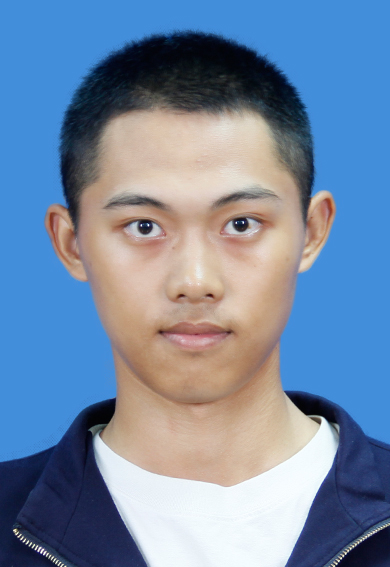
%> input picture P图区/证件picture.jpg, 390 x 567 px
$ octave Duhuangxiang.m   (GNU Octave 9; MATLAB toolbox functions it lacks are replaced by stand-ins)
%> lines starting %> are read from the running program, lines starting %| are printed output that depends on the picture
clear all;clc;close all;
img = imread('证件picture.jpg');
%> img is the input picture: size 567x390x3 uint8; mean R, G, B 115.9, 137.3, 165
% my picture is named lenna.bmp while yours may be not
I = rgb2gray(img);
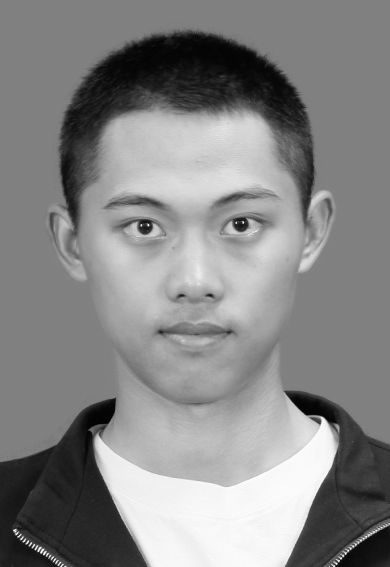
%> I: size 567x390 uint8; min 2, max 255, mean 134.1
% Attention: we use the axis off to get rid of the axis.
figure(1),image(I); %equals to imagesc(I,[1 64]);you can try it.
colorbar,title('show by image in figure1');axis off;
%> after `axis off`:
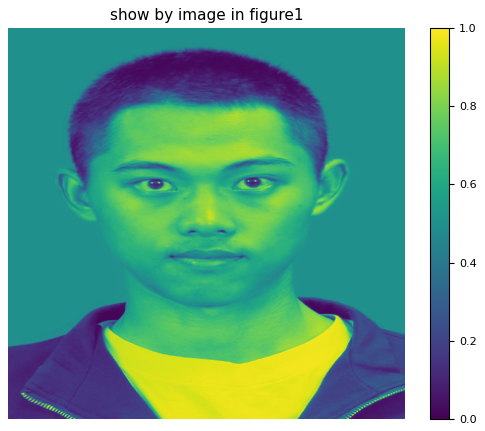
%> figure redrawn from the program's plot data
figure(2),imagesc(I);
%equals to imagesc(I,[min(I(:)) max(I(:))]);you can try it.
colorbar,title('show by imagesc in figure2');axis off;
%> after `axis off`:
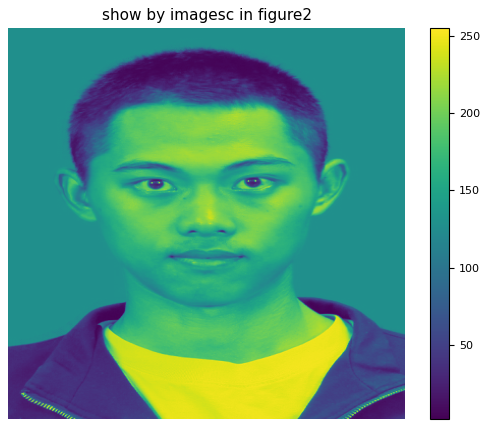
%> figure redrawn from the program's plot data
%colormap(gray) %use this statement you can get a gray image.
figure(3),imshow(I),colorbar,title('show by imshow in figure3');
